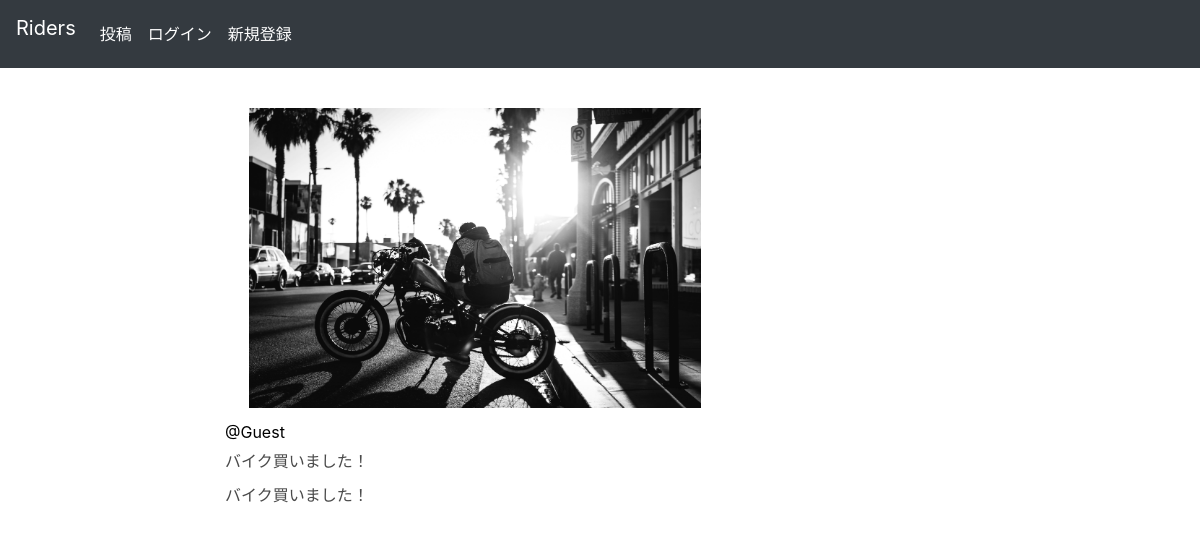
Page /photos/26/ on the committed database.
### myapp/models.py (models this page shows)
class Photo(models.Model):
    title = models.CharField(max_length=50)
    comment = models.TextField(blank=True)
    image = models.ImageField(upload_to='photos')
    category = models.ForeignKey(Category, on_delete=models.PROTECT)
    user = models.ForeignKey(get_user_model(), on_delete=models.CASCADE)
    created_at = models.DateTimeField(auto_now=True)

### users/models.py (models this page shows)
class User(AbstractBaseUser, PermissionsMixin):
    username = models.CharField('username', unique=True, max_length=20, default='Guest')
    email = models.EmailField("メールアドレス", unique=True)
    is_staff = models.BooleanField("is_staff", default=False)
    is_active = models.BooleanField("is_active", default=True)
    date_joined = models.DateTimeField("date_joined",
                                     default=timezone.now)
    objects = UserManager()
    USERNAME_FIELD = "email"
    EMAIL_FIELD = "email"
    REQUIRED_FIELDS = []
    class Meta:
        verbose_name = "user"
        verbose_name_plural = "users"

### myapp/views.py (the view)
# urls.py: path('photos/<int:pk>/', views.photos_detail, name='photos_detail'),
def photos_detail(request, pk):
    photo = get_object_or_404(Photo, pk=pk)
    return render(request, 'myapp/photos_detail.html', {'photo': photo})

### myapp/templates/myapp/photos_detail.html (shortened to what this page needs)
{% extends 'myapp/base.html' %}
{% block content %}
<div class="photo-detail">
<img src="{{ photo.image.url }}" class="photo-img mt-5">
  <div class="photo-info mt-3">
    <a href="{% url 'myapp:users_detail' photo.user.id %}">@{{ photo.user.username }}</a>
  </div>
  <div class='mt-2 mb-3'>
      <h1>{{ photo.title }}</h1>
  </div>
  <div class="mb-5">
      <p>{{ photo.comment }}</p>
  </div>
</div>
{% endblock %}

### static/css/style.css (style rules this page uses)
html, body { margin: 0; }
div { box-sizing: border-box; }
a { text-decoration: none; color: #000; }
.photo-img { width: 100%; max-width: 500px; height: 300px; object-fit: cover; border-radius: 4px; }
.photo-detail .photo-img { object-fit: contain; }

### rows in the picture
Photo: image (picture), user.username "Guest", title "バイク買いました！", comment "バイク買いました！"
